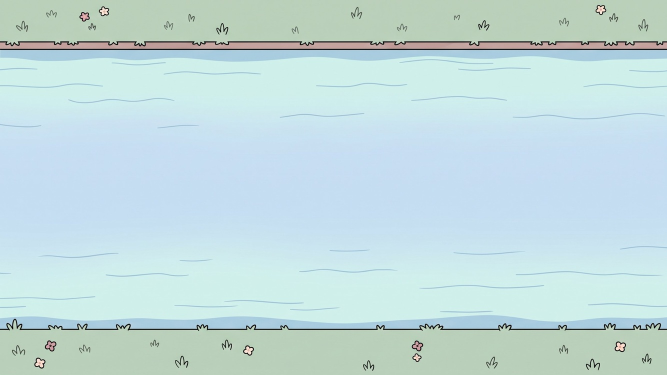
#> input picture assets/games/baby-moses/bg.jpg, 1334 x 750 px (shown at 1/2 size)
$ python -i key_sprites.py   (imports and definitions only)
#> lines starting #> are read from the running program, lines starting #| are printed output that depends on the picture; after the words box and inside, x2 and y2 are one past the last pixel; in counts of white or black regions, pixels touching at a corner belong together
"""Little Pebbles art-plate prep: key Gemini sprites (magenta or baked-in checkerboard) and crop
scene plates to the stage.

Usage
  python key_sprites.py sprite <in.jpg|png> <out.png> [--scale 0.5] [--margin 8] [--key auto|magenta|checker]
  python key_sprites.py sprite <in1> <in2> ... --out-dir DIR [--align] [--scale] [--margin] [--key]
  python key_sprites.py bg     <in.jpg>     <out.jpg> [--horizon-y N] [--horizon-frac 0.41] [--width 1334]

Needs: pip install numpy pillow scipy

sprite  Keys the background out and writes a 256-colour palette PNG cropped to the alpha bbox.
        Keep --scale identical for every sprite of one game so a single display scale in Phaser
        fits them all (0.5 for 2048px sources, 1.0 for 1024px sources of the same game).
        --out-dir keys several sources in one go (<name>.png each); add --align to crop them all
        to the UNION of their bboxes so they share one coordinate frame (pose swaps / overlays
        line up pixel-for-pixel — e.g. a water vase and its wine twin, or a character's moods).
        --key auto (default) sniffs the border: magenta-ish -> magenta key, two neutral tones ->
        checkerboard key.
bg      Crops the plate to the 667x375 stage aspect and resizes to --width (default 1334 = 2x).
        A wider-than-16:9 source is cropped horizontally (centred); a taller one vertically, with
        the row --horizon-y landing --horizon-frac of the way down the frame.

Keying model (both keys): every background-family pixel is  bg * (1 - s) + black * s
  (s = shadow strength) -> alpha = s, colour = black. Pure bg gives s ~ 0 (transparent); the flat
  cast-shadow ellipse gives s ~ 0.3 (30% black); black-outline edge pixels blended with the
  background give whatever fraction of black they actually are. One rule covers all three.
Magenta: bg is one flat colour sampled from the border. Coloured edge pixels (rare — every
  silhouette edge in this style is a black outline) get a G-channel decontamination pass inside a
  2px band around the keyed background.
Checkerboard ("transparency" pattern baked into a JPG): the grid is a regular lattice (Gemini
  draws W/40 px cells starting at 0,0) with two neutral tones sampled from the border, so the
  expected bg colour is known per pixel and s falls out the same way. Only the background-family
  region CONNECTED TO THE IMAGE BORDER is keyed (flood fill), so enclosed whites/greys — eyes,
  teeth, vase highlights — survive. The 1-2px JPEG blur along each cell edge is inpainted from its
  neighbours so the shadow crosses grid lines smoothly.
"""
import argparse, os, sys
import numpy as np
from PIL import Image
from scipy import ndimage
from scipy.cluster.vq import kmeans2, vq

GAME_W, GAME_H = 667, 375


# --------------------------------------------------------------------------- sprites

def border_ring(im, w=24):
    return np.concatenate([im[:w].reshape(-1, 3), im[-w:].reshape(-1, 3),
                           im[:, :w].reshape(-1, 3), im[:, -w:].reshape(-1, 3)])


def sniff_key(im):
    """'magenta' if the border is one saturated colour, 'checker' if it is two neutral tones."""
    ring = border_ring(im)
    med = np.median(ring, axis=0)
    if med.max() - med.min() > 60:
        return 'magenta'
    return 'checker'


def key_image(path, key='auto'):
#> called with path = '../assets/games/baby-moses/bg.jpg', key = 'auto'
    im = np.asarray(Image.open(path).convert('RGB')).astype(np.float32)
    if key == 'auto':
        key = sniff_key(im)
#> in sniff_key, `med = np.median(ring, axis=0)`: med = [186, 208, 186]
#> key = 'checker'
    if key == 'checker':
        return key_checker(im) + ('checker',)
    return key_magenta(im) + ('magenta',)


def finish_alpha(rgb, alpha):
    """Shared clean-up: kill isolated specks, then smooth only the soft (shadow) alpha."""
    solid = alpha > 0.5
    lab, n = ndimage.label(solid)
    sizes = ndimage.sum(solid, lab, range(1, n + 1))
    small = np.isin(lab, [i + 1 for i, sz in enumerate(sizes) if sz < 120])
    alpha[small] = 0
    rgb[small] = 0
    med = ndimage.median_filter(alpha, size=3)
    alpha = np.where(alpha < 0.5, med, alpha)
    return rgb, alpha


# ---- checkerboard key ------------------------------------------------------

def checker_grid(lum):
    """Pitch (px) and phase of the baked-in checker lattice, read off the image border."""
    H, W = lum.shape

    def transitions(line):
        thr = (line.max() + line.min()) / 2
#> thr = 192.8
        hi = line > thr
        return np.where(hi[1:] != hi[:-1])[0] + 1

    tx = transitions(lum[2, :])
#> tx = 138 values from 20 to 1305
    ty = transitions(lum[:, 2])
#> ty = [83, 85, 97, 100, 658, 660]
    if len(tx) < 3 or len(ty) < 3:
        raise SystemExit('checker key: no lattice found along the border')
    raw = np.median(np.concatenate([np.diff(tx), np.diff(ty)]))
#> raw = 4
    pitch = W / round(W / raw)                       # snap to an integer cell count
#> pitch = 3.99
    ox = tx[0] - pitch * round(tx[0] / pitch)        # phase (0 for Gemini output)
#> ox = 0.0299
    oy = ty[0] - pitch * round(ty[0] / pitch)
#> oy = -0.874
    return pitch, ox, oy


def key_checker(im):
    H, W, _ = im.shape
    lum = im.mean(axis=2)
    pitch, ox, oy = checker_grid(lum)
#> pitch = 3.99; ox = 0.0299; oy = -0.874

    ys, xs = np.mgrid[0:H, 0:W].astype(np.float32)
    fx = (xs - ox) / pitch
    fy = (ys - oy) / pitch
    cx = np.clip(np.floor(fx).astype(int), 0, None)
    cy = np.clip(np.floor(fy).astype(int), 0, None)
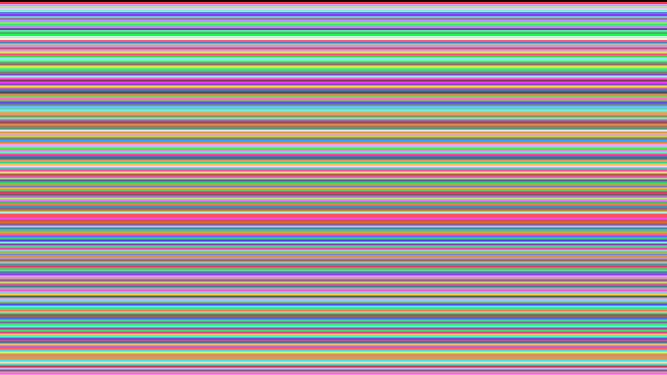
#> cy: shape (750, 1334) int64 (shown at 1/2 size); 188 distinct labels, from 0 to 187; one colour per label, 0 black
    par = (cx + cy) & 1                                                # 0/1 cell parity
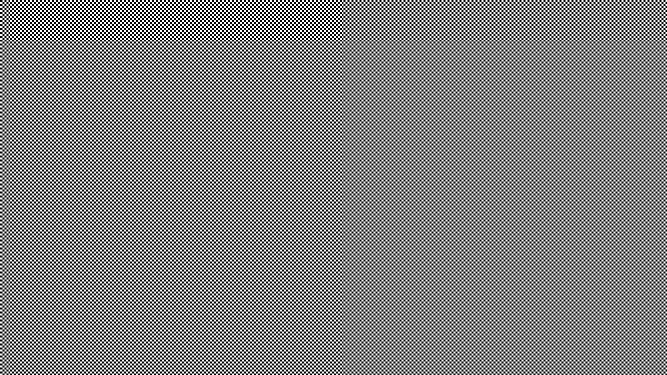
#> par: shape (750, 1334) int64 (shown at 1/2 size); values 0 (black) and 1 (white), 50% white; 1 white region, box (x1, y1, x2, y2) and area: (0, 0, 1334, 750) 500250

    # the two tones, sampled from the border ring per parity
    w = 24
    ring_mask = np.zeros((H, W), bool)
    ring_mask[:w] = ring_mask[-w:] = True
    ring_mask[:, :w] = ring_mask[:, -w:] = True
    tone = np.stack([np.median(im[ring_mask & (par == p)], axis=0) for p in (0, 1)])   # 2x3
#> tone = [[186, 208, 187], [186, 208, 187]]
    tone_lum = tone.mean(axis=1)
#> tone_lum = [193.7, 193.7]
    lo, hi = tone_lum.min(), tone_lum.max()
#> lo = 193.7; hi = 193.7
    mean_tone = tone.mean(axis=0)
#> mean_tone = [186, 208, 187]
    ratios_m = im / np.maximum(mean_tone, 1)
    dev_m = ratios_m.max(axis=2) - ratios_m.min(axis=2)

    # JPEG-blurred cell edges: a band 2.5px either side of every grid line, where a pixel mixes
    # both tones. Excluded from the level estimates below; its alpha is inpainted at the end.
    dgx = np.abs(fx - np.round(fx)) * pitch
    dgy = np.abs(fy - np.round(fy)) * pitch
    band = (dgx < 2.5) | (dgy < 2.5)
#> band: shape (750, 1334) bool; every value is 1

    # Pass 1 — connectivity. Everything neutral-ish and not outline-black that is connected to
    # the image border is background (checker, its shadow, the outline's anti-aliased fringe).
    # Sprite interiors are fenced off by their black outlines, so enclosed neutrals — eye
    # whites, teeth, highlights — are not reached. Enclosed regions come back in below only
    # if they visibly ARE checkerboard.
    like = (dev_m < 0.10) & (lum > 0.08 * lo) & (lum < 1.15 * hi)
#> like: shape (750, 1334) bool; 23.5% white; 238 white regions (225 under 20 px), largest, box (x1, y1, x2, y2) and area: (0, 639, 1334, 750) 121644, (0, 0, 1334, 92) 112194, (958, 84, 1056, 89) 102
    lab, n = ndimage.label(like)
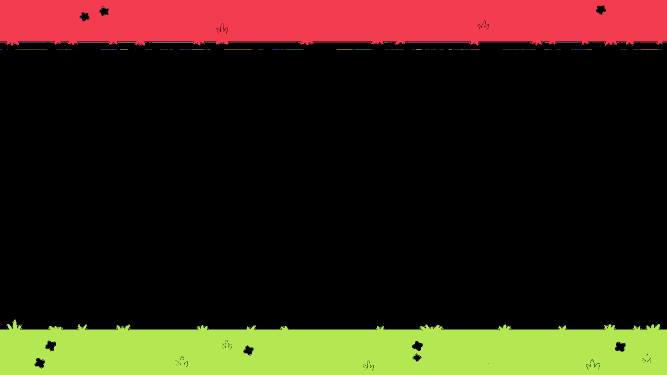
#> lab: shape (750, 1334) int32 (shown at 1/2 size); 500 distinct labels, from 0 to 499; one colour per label, 0 black
#> n = 499
    edge_labels = np.unique(np.concatenate([lab[0], lab[-1], lab[:, 0], lab[:, -1]]))
#> edge_labels = [0, 1, 20, 52, 152, 345]
    edge_labels = edge_labels[edge_labels > 0]
#> edge_labels = [1, 20, 52, 152, 345]
    idx = np.arange(1, n + 1)
    sizes = ndimage.sum(like, lab, idx)
#> sizes = 499 values, max 121431 at index 344, min 1 at index 1, mean 470.5
    big = np.isin(lab, idx[sizes >= 0.5 * pitch * pitch])            # anything cell-sized+
#> big: shape (750, 1334) bool; 23.4% white; 28 white regions (15 under 20 px), largest, box (x1, y1, x2, y2) and area: (0, 639, 1334, 750) 121431, (0, 0, 1334, 91) 112037, (958, 84, 1056, 89) 102
    bg = np.isin(lab, edge_labels)
#> bg: shape (750, 1334) bool; 23.3% white; 4 white regions (2 under 20 px), largest, box (x1, y1, x2, y2) and area: (0, 639, 1334, 750) 121431, (0, 0, 1334, 91) 111506

    # Pass 2 — per-cell background level. Gemini's checker is not a perfect lattice: the odd
    # cell is drawn in the wrong tone and the tones drift ~20 levels across the image, while
    # the cast shadow is one flat level. So each cell's plateau (robust max of its background
    # pixels) is matched to the nearest of {lo, hi, lo*(1-s*), hi*(1-s*)}, s* being the shadow
    # level read off the histogram; cells with no clean plateau fall back to lattice parity.
    ncx, ncy = cx.max() + 1, cy.max() + 1
#> ncx = 334; ncy = 188
    cell = cy * ncx + cx
    cidx = np.arange(1, ncx * ncy + 1)
    pred = ((cidx - 1) // ncx + (cidx - 1) % ncx) & 1
    smooth = ndimage.median_filter(lum, size=5)
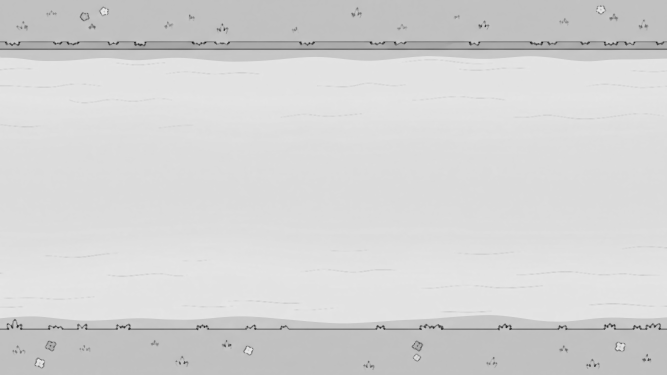
#> smooth: shape (750, 1334) float32 (shown at 1/2 size); min 16, max 232, mean 212.8
    sample = big & ~band
#> sample: shape (750, 1334) bool; every value is 0
    with np.errstate(invalid='ignore', divide='ignore'):
        plateau = ndimage.maximum(smooth, np.where(sample, cell + 1, 0), cidx)
        cnt = ndimage.sum(sample, np.where(sample, cell + 1, 0), cidx)
    plateau = np.nan_to_num(plateau, nan=-1e9)
    lo_tone, hi_tone = int(tone_lum.argmin()), int(tone_lum.argmax())
#> lo_tone = 0; hi_tone = 0

    def assign(s_star):
        """Match each cell's plateau to the nearest candidate level -> (tone, level, ok)."""
#> called with s_star = 0
        cands = [lo, hi] + ([lo * (1 - s_star), hi * (1 - s_star)] if s_star else [])
#> cands = [193.7, 193.7]
        cands = np.array(cands)
        cand_tone = np.array([lo_tone, hi_tone] * (len(cands) // 2))
#> cand_tone = [0, 0]
        cand_shadowed = np.array([0, 0, 1, 1][:len(cands)])
#> cand_shadowed = [0, 0]
        dist = np.abs(plateau[:, None] - cands[None, :])
#> dist = 62792 pairs, first value 193.7 to 193.7, second value 193.7 to 193.7
        best = dist.argmin(axis=1)
        ok = (cnt >= 0.1 * pitch * pitch) & (dist[np.arange(len(best)), best] < 22)
        cell_tone = np.where(ok, cand_tone[best], pred)
        cell_lum = np.where(ok & (cand_shadowed[best] == 0), plateau, tone_lum[cell_tone])
        return cell_tone, cell_lum, ok

    # Round 1 (no shadow candidates) already fixes wrong-tone and drifted cells, so the
    # histogram of what is left darker than its plateau is the cast shadow itself; its peak is
    # the flat shadow level s*. Round 2 then lets fully-shadowed cells match lo/hi*(1-s*).
    cell_tone, cell_lum, ok = assign(0.0)
    s1 = 1.0 - lum / cell_lum[cell]
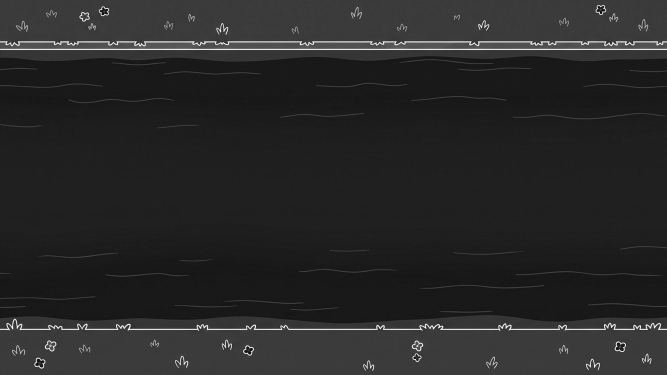
#> s1: shape (750, 1334) float32 (shown at 1/2 size); min -0.299, max 1, mean -0.0922; drawn with min black and max white
    sv = s1[bg & ~band & (s1 > 0.12) & (s1 < 0.7)]
#> sv = empty array
    s_star = 0.0
    if sv.size > 0.004 * H * W:
        hist, edges = np.histogram(sv, bins=29, range=(0.12, 0.7))
        s_star = float(edges[hist.argmax()] + (edges[1] - edges[0]) / 2)
        if min(abs(hi * (1 - s_star) - lo), abs(lo * (1 - s_star) - hi)) < 22:
            s_star = 0.0                             # would collide with a tone: not usable
    if s_star:
        cell_tone, cell_lum, ok = assign(s_star)
    fixed = int((ok & (cell_tone != pred)).sum())
#> fixed = 0
    print(f'  checker: pitch {pitch:.1f}px tones {lo:.0f}/{hi:.0f} shadow {s_star:.2f}; '
          f'{fixed} cell(s) drawn in the wrong tone, corrected')
#|   checker: pitch 4.0px tones 194/194 shadow 0.00; 0 cell(s) drawn in the wrong tone, corrected
    tone_map = cell_tone[cell]                                        # HxW tone index
    base_lum = cell_lum[cell]                                         # HxW expected bg level
#> base_lum: shape (750, 1334) float32; every value is 193.7

    s = 1.0 - lum / base_lum

    # enclosed checkerboard (a handle hole, the gap between arm and body): unshadowed pixels of
    # BOTH tones in one enclosed blob. An eye white or a highlight is one tone, so it stays.
    clean = np.abs(s) < 0.08
#> clean: shape (750, 1334) bool; 28.1% white; 298 white regions (248 under 20 px), largest, box (x1, y1, x2, y2) and area: (0, 640, 1334, 750) 117444, (0, 0, 1334, 90) 107323, (0, 100, 1334, 123) 23793
    n0 = ndimage.sum(clean & (tone_map == 0), lab, idx)
#> n0 = 499 values, max 58702 at index 344, min 0 at index 1, mean 225.2
    n1 = ndimage.sum(clean & (tone_map == 1), lab, idx)
#> n1 = 499 values, max 58746 at index 344, min 0 at index 1, mean 225.3
    hole_labels = idx[(n0 >= 200) & (n1 >= 200)]
#> hole_labels = [1, 345]
    hole_labels = np.setdiff1d(hole_labels, edge_labels)
#> hole_labels = empty array
    if hole_labels.size:
        bg |= np.isin(lab, hole_labels)

    alpha = np.ones((H, W), np.float32)
    rgb = im.copy()
    s_a = np.clip((s - 0.06) / (1 - 0.06), 0, 1)

    # band pixels away from any sprite edge: inpaint from their non-band neighbours
    near_sprite = ndimage.binary_dilation(~bg, iterations=3)
#> near_sprite: shape (750, 1334) bool; 78.1% white; 8 black regions (6 under 20 px), largest, box (x1, y1, x2, y2) and area: (0, 645, 1334, 750) 113493, (0, 0, 1334, 87) 105432
    fill = bg & band & ~near_sprite
    src = (bg & ~band).astype(np.float32)
#> src: shape (750, 1334) float32; every value is 0
    num = ndimage.uniform_filter(s_a * src, size=9)
    den = ndimage.uniform_filter(src, size=9)
    filled = np.where(den > 1e-3, num / np.maximum(den, 1e-3), 0)
    s_a = np.where(fill, filled, s_a)
    # band pixels next to a sprite edge keep their own s, judged against the lighter tone so an
    # unshadowed half-and-half mix reads as s = 0 rather than as a faint grid line
    edge_band = bg & band & near_sprite
#> edge_band: shape (750, 1334) bool; 1.4% white; 22 white regions (2 under 20 px), largest, box (x1, y1, x2, y2) and area: (0, 639, 1334, 664) 5010, (0, 80, 1334, 91) 4749, (1169, 715, 1202, 743) 410
    s_alt = np.clip((1.0 - lum / hi - 0.06) / (1 - 0.06), 0, 1)
    s_a = np.where(edge_band, np.minimum(s_a, s_alt), s_a)

    alpha[bg] = s_a[bg]
    rgb[bg] = 0.0
    rgb, alpha = finish_alpha(rgb, alpha)
#> in finish_alpha, `lab, n = ndimage.label(solid)`:
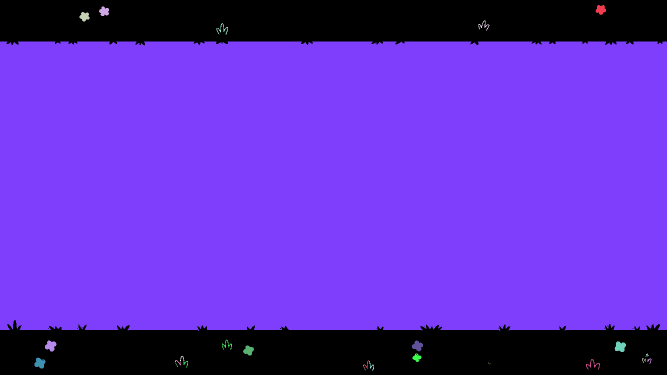
#> lab: shape (750, 1334) int32 (shown at 1/2 size); 37 distinct labels, from 0 to 36; one colour per label, 0 black
#> in finish_alpha, `lab, n = ndimage.label(solid)`: n = 36
#> in finish_alpha, `sizes = ndimage.sum(solid, lab, range(1, n + 1))`: sizes = 36 values, max 766938 at index 6, min 1 at index 5, mean 21396.9
#> in finish_alpha, `alpha[small] = 0`:
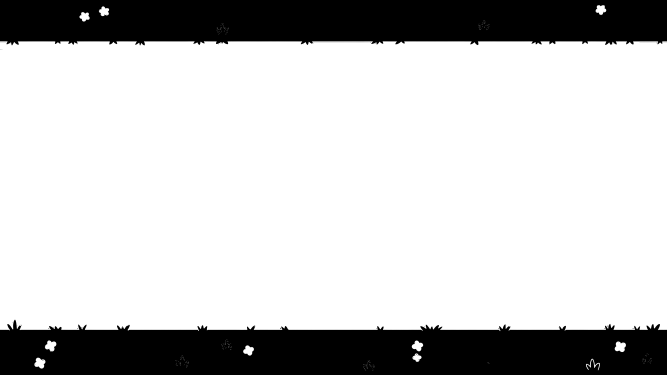
#> alpha: shape (750, 1334) float32 (shown at 1/2 size); min 0, max 1, mean 0.769
    return rgb, alpha, tone.mean(axis=0)


# ---- magenta key -------------------------------------------------------------

# [152 lines left out: functions key_magenta, quantize_rgba, alpha_bbox, crop_and_resize, save_sprite, cmd_sprite and 2 more, not called in this run]


# [2 lines not run here, left out]

>>> result = key_image('../assets/games/baby-moses/bg.jpg')
